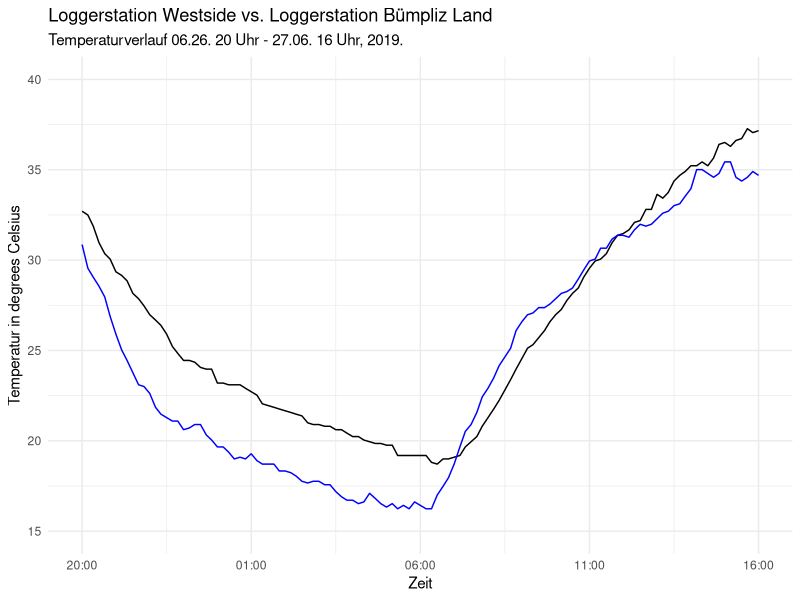

This figure's R source: (Note: this script raises an error after producing the figure.)
# install libraries
library("ggplot2")

# SET WORKING DIRECTORY
setwd(dirname(rstudioapi::getActiveDocumentContext()$path))

loggers <- read.csv(file = "Formatted Data/log.csv", sep=";")
time <- loggers$Time.HH

# log_A should be the "urban" one. Title is also the filename.
plot_temp_comparison <-
	function(time, log_A, log_B, log_C=NULL, title) {
		outfile = paste("Temperaturverlauf/", title, ".png", sep = "")

		if(is.null(log_C)){
			data <- data.frame(time, log_A, log_B)
			ggplot(data, aes(x = time, y = log_A, group = 1)) +
				geom_line(aes(y = log_A), color = "black") +
				geom_line(aes(y = log_B), color = "blue") +
				theme_minimal() +
				coord_cartesian(ylim = c(15, 40)) +
			  scale_x_continuous(label = c("20:00", "01:00", "06:00", "11:00", "16:00")) +
				labs(
					y = "Temperatur in degrees Celsius",
					x = "Zeit",
					title = title,
					subtitle = "Temperaturverlauf 06.26. 20 Uhr - 27.06. 16 Uhr, 2019. "
				) + ggsave(outfile, dpi = "print")
		} else {
			data <- data.frame(time, log_A, log_B, log_C)
			ggplot(data, aes(x = time, y = log_A, group = 1)) +
				geom_line(aes(y = log_A), color = "black") +
				geom_line(aes(y = log_B), color = "blue") +
				geom_line(aes(y = log_C), color = "green") +
				theme_minimal() +
				coord_cartesian(ylim = c(15, 40)) +
			  scale_x_continuous(label = c("20:00", "01:00", "06:00", "11:00", "16:00")) +
				labs(
					y = "Temperatur in degrees Celsius",
					x = "Zeit",
					title = title,
					subtitle = "Temperaturverlauf 06.26. 20 Uhr - 27.06. 16 Uhr, 2019. "
				) + ggsave(outfile, dpi = "print")
		}
}

# Westside vs. Land
plot_temp_comparison(time, loggers$Log_61, loggers$Log_52, title="Loggerstation Westside vs. Loggerstation Bümpliz Land")

# Inselspital vs. Bremgartenfriedhof vs. Bremgartenwald
plot_temp_comparison(time, loggers$Log_26, loggers$Log_9, loggers$Log_32, "Loggerstation Bremgartenfriedhof vs. Bremgartenwald vs. Loggerstation Inselspital")
